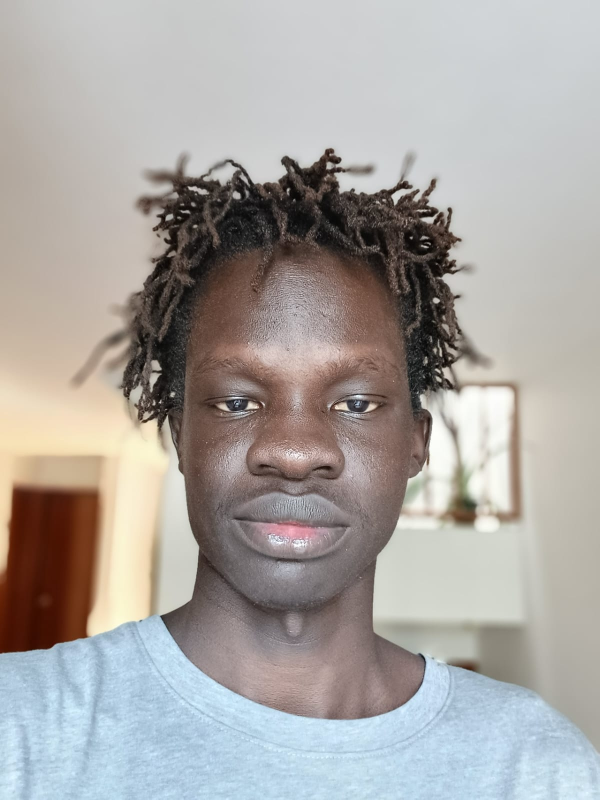
#> input picture my_pic.jpeg, 1199 x 1599 px, found by its file name (shown at 1/2 size)
$ jupyter execute question_04_finale.ipynb
#> lines starting #> are read from the running program, lines starting #| are printed output that depends on the picture
[cell 1]
import cv2
import numpy as np
import matplotlib.pyplot as plt
from copy import deepcopy

[cell 2]
# Load the selfie (saved in the same directory as this notebook)
selfie = cv2.imread(r"C:\Users\TAJ\Desktop\Data Lab\my_pic.jpeg")
#> selfie is the input picture: shape (1599, 1199, 3); mean B, G, R 162.6, 165.8, 169.8
selfie.shape
#> Out = (1599, 1199, 3)

[cell 3]
# Display raw (BGR) - colours look off, same as in class
plt.figure()
plt.imshow(selfie)
plt.axis('off')
plt.show()

[cell 4]
# Fix colours: convert BGR to RGB
selfie_rgb = cv2.cvtColor(selfie, cv2.COLOR_BGR2RGB)

plt.imshow(selfie_rgb)
plt.axis('off')
plt.show()

[cell 5]
left_eye = selfie_rgb[780:835, 400:520]
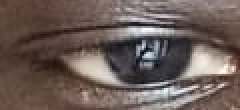
#> left_eye: shape (55, 120, 3) (shown 2 times larger); mean R, G, B 107.9, 93.1, 88

print('Left eye coordinates ==== rows 780:835, cols 400:520')
print('Extracted patch shape:', left_eye.shape)
#| Extracted patch shape: (55, 120, 3)

fig, (ax1, ax2) = plt.subplots(nrows=1, ncols=2, figsize=(20, 10))
ax1.imshow(selfie_rgb)
ax1.set_title('Original Selfie')
ax2.imshow(left_eye)
ax2.set_title('Extracted Left Eye')
plt.show()
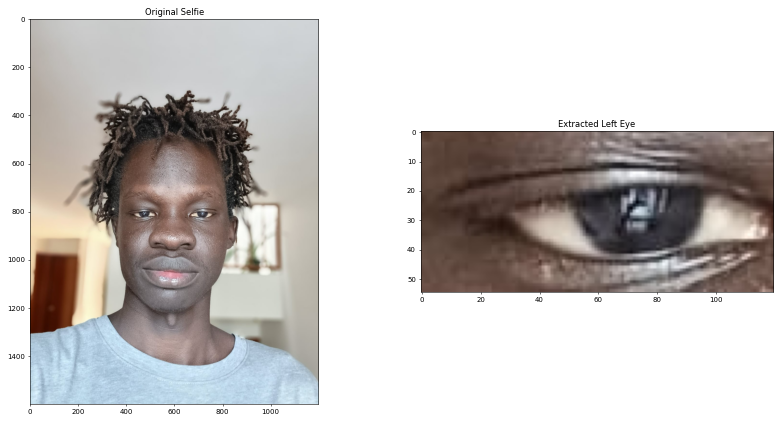
#> figure drawn by matplotlib, 2 panels

[cell 6]
eye_resized = cv2.resize(left_eye, (300, 120))
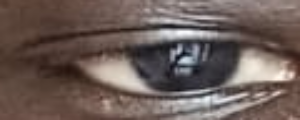
#> eye_resized: shape (120, 300, 3); mean R, G, B 107.8, 92.9, 87.8

print('Original eye shape:', left_eye.shape)
#| Original eye shape: (55, 120, 3)
print('Resized eye shape: ', eye_resized.shape)
#| Resized eye shape:  (120, 300, 3)

fig, (ax1, ax2) = plt.subplots(nrows=1, ncols=2, figsize=(20, 5))
ax1.imshow(left_eye)
ax1.set_title('Left Eye - Original size')
ax2.imshow(eye_resized)
ax2.set_title('Left Eye - Resized')
plt.show()
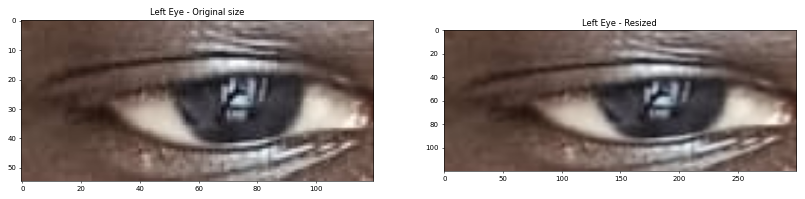
#> figure drawn by matplotlib, 2 panels

[cell 7]
selfie_copy = deepcopy(selfie_rgb)


selfie_copy[500:620, 450:750] = eye_resized
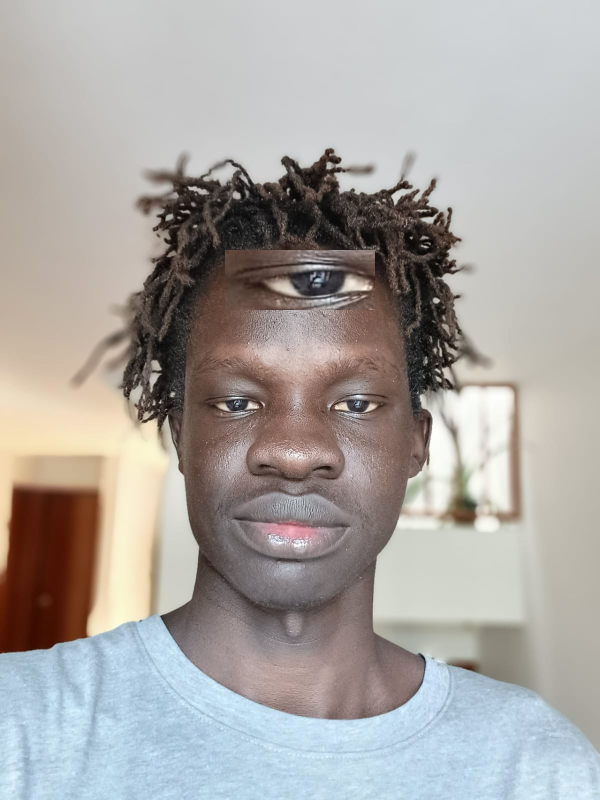
#> selfie_copy: shape (1599, 1199, 3) (shown at 1/2 size); mean R, G, B 169.7, 165.8, 162.6

fig, ax1 = plt.subplots()
ax1.imshow(selfie_copy)
ax1.set_title('Resized Eye Pasted on Forehead')
plt.show()

[cell 8]
fig, (ax1, ax2) = plt.subplots(nrows=1, ncols=2, figsize=(20, 10))

ax1.imshow(selfie_rgb)
ax1.set_title('Original Selfie')

ax2.imshow(selfie_copy)
ax2.set_title('Eye Resized & Pasted on Forehead')

plt.show()

$ run again, with malakal.jpeg copied over my_pic.jpeg
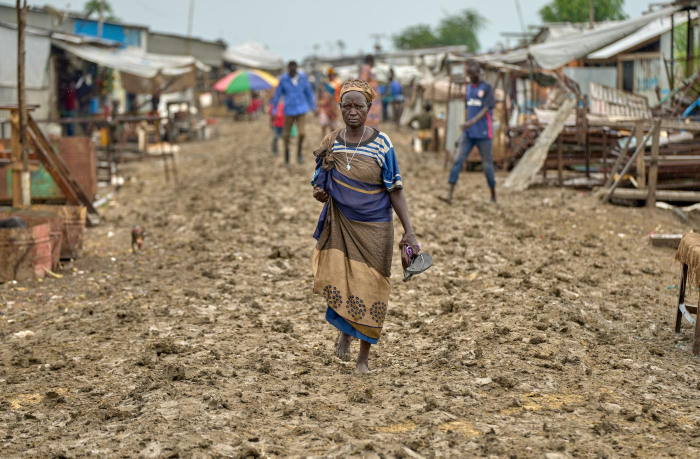
#> input picture malakal.jpeg, 1400 x 917 px, found by its file name (shown at 1/2 size)
#> selfie is the input picture: shape (917, 1400, 3); mean B, G, R 107.7, 129.3, 143.5
#| Extracted patch shape: (55, 120, 3)
#> `eye_resized = cv2.resize(left_eye, (300, 120))`:
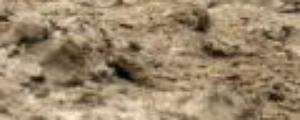
#> eye_resized: shape (120, 300, 3); mean R, G, B 154.8, 135.4, 106.9
#| Original eye shape: (55, 120, 3)
#| Resized eye shape:  (120, 300, 3)
#> `selfie_copy[500:620, 450:750] = eye_resized`:
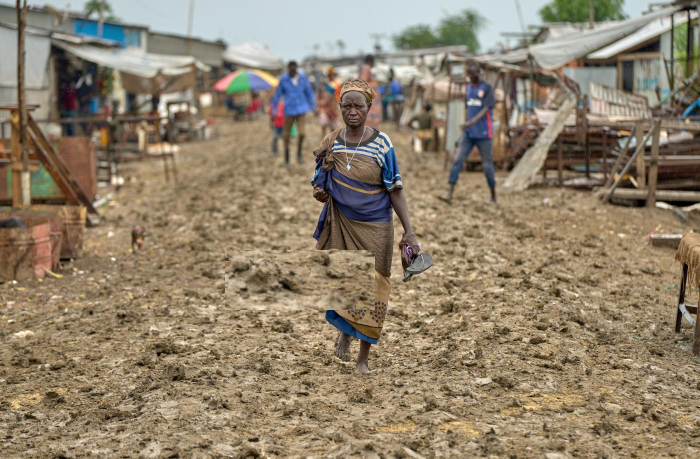
#> selfie_copy: shape (917, 1400, 3) (shown at 1/2 size); mean R, G, B 143.5, 129.4, 107.9
